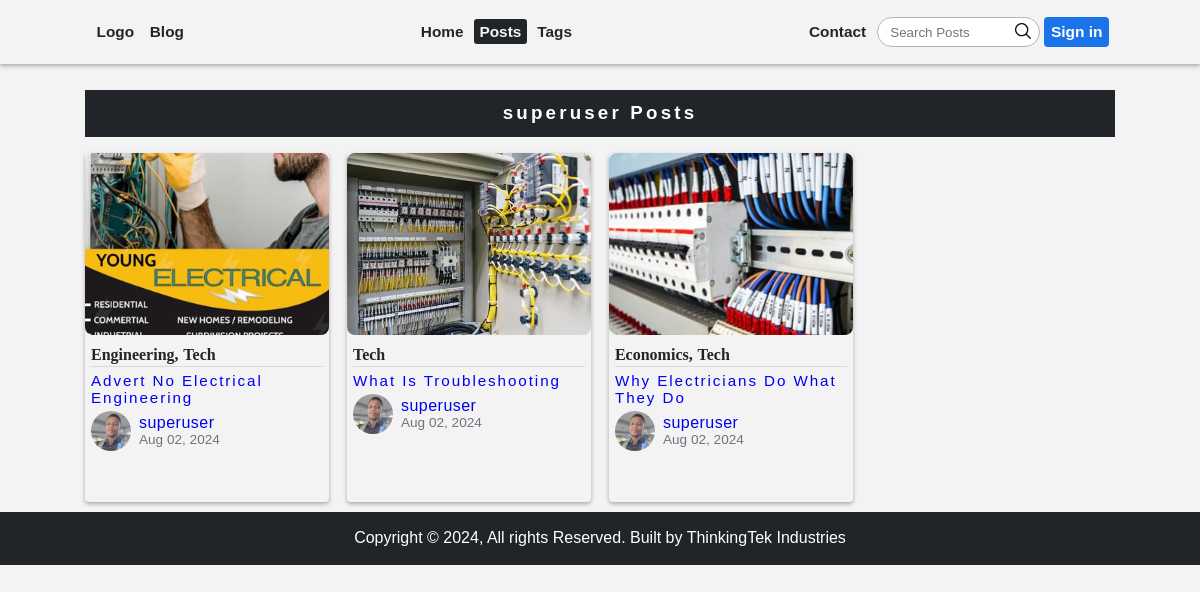
Page /author-posts/superuser on the committed database.
### blog/models.py (models this page shows, shortened)
class Post(models.Model):
    author = models.ForeignKey(User, on_delete=models.CASCADE)
    categories = models.ManyToManyField(
        Category,  related_name='post_categories')
    image = models.ImageField(
        default='posts_img/post_default.jpeg', upload_to='posts_img', validators=[FileExtensionValidator(['png', 'jpg', 'jpeg', ])])
    title = models.CharField(max_length=130)
    slug = models.SlugField(max_length=220, unique=True, error_messages={
                            "unique": "Post with this slug dey"})
    content = RichTextField()
    date_posted = models.DateTimeField(auto_now_add=True, editable=True)
    likes = models.ManyToManyField(User,
                                   default=None, blank=True, related_name='user_likes')
    favourites = models.ManyToManyField(User,
                                        default=None, blank=True, related_name='user_favourite')
    date_updated = models.DateTimeField(auto_now=True)
    edictors_pick = models.BooleanField(default=False)
    featured = models.BooleanField(default=True)
    publish = models.BooleanField(default=True)
    def get_absolute_url(self):
        return reverse("blog:post-details", kwargs={"slug": self.slug})
    class Meta:
        ordering = ['-date_posted']

class Category(models.Model):
    name = models.CharField(max_length=20, unique=True)
    timestamp = models.DateTimeField(default=timezone.now)
    class Meta:
        ordering = ['-timestamp']
        verbose_name = 'Category'
        verbose_name_plural = 'Categories'

### account/models.py (models this page shows, shortened)
class User(AbstractUser):
    email = models.EmailField(verbose_name='Email Address', max_length=180, unique=True, help_text='Use a valid email address', error_messages={
                              'unique': 'Sorry this email cannot be used'})
    def __str__(self):
        return self.username

class Profile(models.Model):
    user = models.OneToOneField(User, on_delete=models.CASCADE)
    image = models.ImageField(
        default='profile_pix/profile_img.png', blank=True, null=True, upload_to='profile_pix', validators=[
            FileExtensionValidator(['jpg', 'jpeg'])])

### blog/views.py (the view)
class UserPostList(ListView):
    context_object_name = 'posts'
    paginate_by = 8
    template_name = 'blog/user-posts.html'
    def get_queryset(self):
        user = get_object_or_404(
            User, username=self.kwargs.get('username'))
        return Post.objects.filter(publish=True, author=user)
    def get_context_data(self, **kwargs):
        user = get_object_or_404(
            User, username=self.kwargs.get('username'))
        context = super().get_context_data(**kwargs)
        context["post_active"] = True
        context["view_name"] = f"{user} Posts"
        return context

### blog/forms.py
class SearchForm(forms.Form):
    search = forms.CharField(required=False, widget=forms.TextInput(
        attrs={'placeholder': 'Search Posts'}))
    class Meta:
        fields = "__all__"

### blog/views.py (called while the page is built)
def category_list(request):
    form = SearchForm(request.GET or None)
    categories = Post.objects.filter(publish=True).values(
        'categories__name').annotate(Count('categories__name'))[:5]
    all_categories = Post.objects.filter(publish=True).values(
        'categories__name').annotate(Count('categories__name'))
    return {'categories': categories, 'all_categories': all_categories, 'search_form': form}

### blog/templates/blog/user-posts.html (shortened to what this page needs)
{% extends 'base.html' %}
{% block content %}
<h3 class="header_text">{{view_name}}</h3>
<section class="post_4_column_grid">
    {% for post in posts %}
    {% include 'blog/post-grids.html' %}
    {% endfor %}
</section>
{% endblock content %}

### blog/templates/blog/post-grids.html
<div class="grids">
    <div class="img_div">
        <img src="{{post.image.url}}" alt="" srcset="">
    </div>
    <div class="post_details">
        <div class="post_cats">
            {% for cat in post.categories.all %}
            <a href="{% url 'blog:category-posts' cat.name %}">{{cat.name|capfirst}}</a>
            {% endfor %}
        </div>
        <a href="{{post.get_absolute_url}}" class="post_title">{{post.title|title}}</a>
        <div class="post_author">
            <img src="{{post.author.profile.image.url}}" alt="" class="cover_center author_img">
            <div>
                <a href="{% url 'blog:user-posts' post.author.username %}" class="author">{{post.author}}</a>
                <p class="post_timestamp">{{post.date_posted|date:"M d, Y"}}</p>
            </div>
        </div>
    </div>
</div>

### static/css/styles.css (style rules this page uses)
.navbar .search-form input { padding: 0.4rem 0.8rem; border-radius: 15px; outline: none; width: 100%; border: 1.7px solid #b8b3b3; }
.header_text { padding: 0.8rem 0.3rem; text-align: center; background-color: #212529; color: white; margin: 1rem 0; letter-spacing: 0.2rem; }
.post_4_column_grid { display: grid; grid-gap: 1.07rem; grid-auto-rows: 21.8rem; box-sizing: border-box; width: 100%; padding: 0 1rem; transition: .2s ease-in-out; }
.post_4_column_grid .grids { transition: 0.3s ease-in-out; border-radius: 4px; overflow: hidden; display: grid; grid-gap: 0.3rem; grid-template-rows: 52% 48%; box-shadow: 0 2px 4px rgba(0, 0, 0, 0.3); }
.post_4_column_grid .grids .post_details { padding: 0.3rem 0.4rem; height: 100%; display: flex; flex-direction: column; gap: 0.3rem; }
.post_4_column_grid .grids .post_details .post_timestamp { font-size: 0.85rem; color: #6c757d; }
.post_4_column_grid .grids .post_details .post_title { letter-spacing: 0.12rem; font-family: sans-serif; font-size: 0.95rem; }
.post_4_column_grid .grids .post_details .post_cats { display: flex; gap: 0.3rem; align-items: center; padding: 0.13rem 0; border-bottom: 1px solid rgba(128, 128, 128, 0.23); }
.post_4_column_grid .grids .post_details .post_cats a { display: inline-block; font-family: Cambria, Cochin, Georgia, Times, 'Times New Roman', serif; font-weight: bold; color: #212529; }
.post_4_column_grid .grids .post_details .post_cats a::after { content: ","; }
.post_4_column_grid .grids .post_details .post_cats a:last-child::after { content: none; }
.post_4_column_grid .grids .img_div { overflow: hidden; height: 100%; width: 100%; }
.post_4_column_grid .grids .img_div img { transition: 0.2s ease-in; display: inline-block; width: 100%; height: 100%; object-fit: cover; object-position: center center; border-radius: 8px; }
.post_author { display: flex; gap: 0.5rem; align-items: center; }
.post_author .author { letter-spacing: 0.03rem; }
.author_img { width: 40px; height: 40px; border-radius: 50%; }

### static/css/media-queries.css (style rules this page uses)
@media screen and (min-width: 530px) { .post_4_column_grid { padding: 0; grid-template-columns: repeat(2, 1fr); } }
@media screen and (min-width: 660px) { .post_4_column_grid { grid-template-columns: repeat(3, 1fr); } }
@media screen and (min-width: 815px) { .post_4_column_grid { grid-template-columns: repeat(4, 1fr); } }

### rows in the picture
Post: image (picture), title "Advert No Electrical Engineering", author.profile.image (picture), author "superuser", date_posted "Aug 02, 2024"
Category: name "Engineering"
Category: name "Tech"
Post: image (picture), title "What Is Troubleshooting", author.profile.image (picture), author "superuser", date_posted "Aug 02, 2024"
Post: image (picture), title "Why Electricians Do What They Do", author.profile.image (picture), author "superuser", date_posted "Aug 02, 2024"
Category: name "Economics"

### other values in the picture
{{ view_name }} "superuser Posts"
